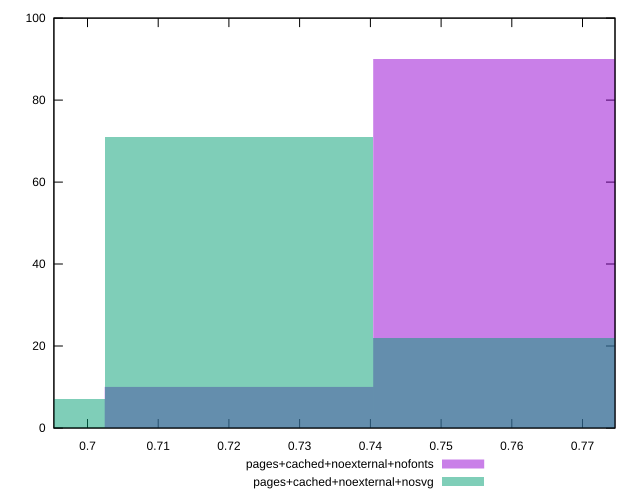

Write gnuplot code to recreate this figure.
reset
set terminal svg size 640, 500 enhanced background rgb 'white'
set output "reprap/meta/score/comparison/histogram/6_vs_7.svg"

$pagesCachedNoexternalNofonts <<EOF
0.7593854206625303 90
0.7194177669434498 10
EOF

$pagesCachedNoexternalNosvg <<EOF
0.7593854206625303 22
0.7194177669434498 71
0.6794501132243692 7
EOF

set key outside below
set boxwidth 0.039967653719080544
set yrange [0:100]
set style fill transparent solid 0.5 noborder

plot \
  $pagesCachedNoexternalNofonts title "pages+cached+noexternal+nofonts" with boxes, \
  $pagesCachedNoexternalNosvg title "pages+cached+noexternal+nosvg" with boxes, \


reset
